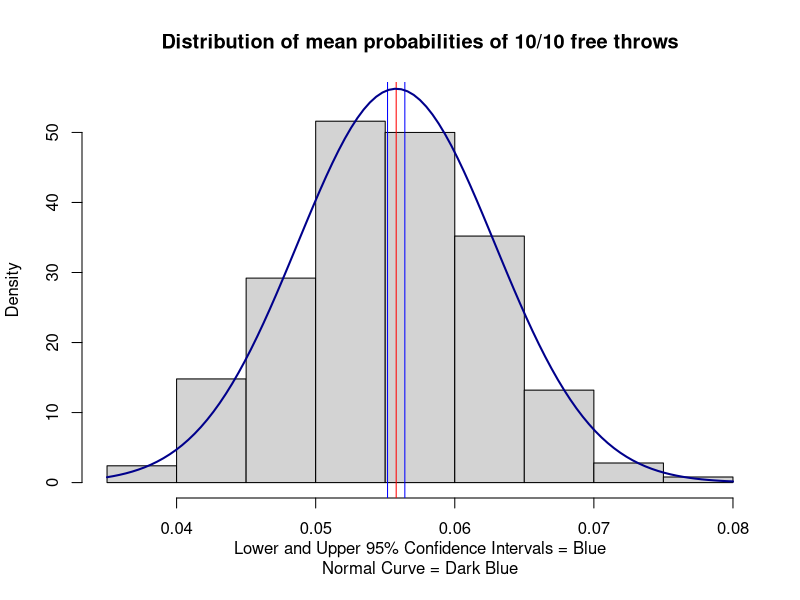
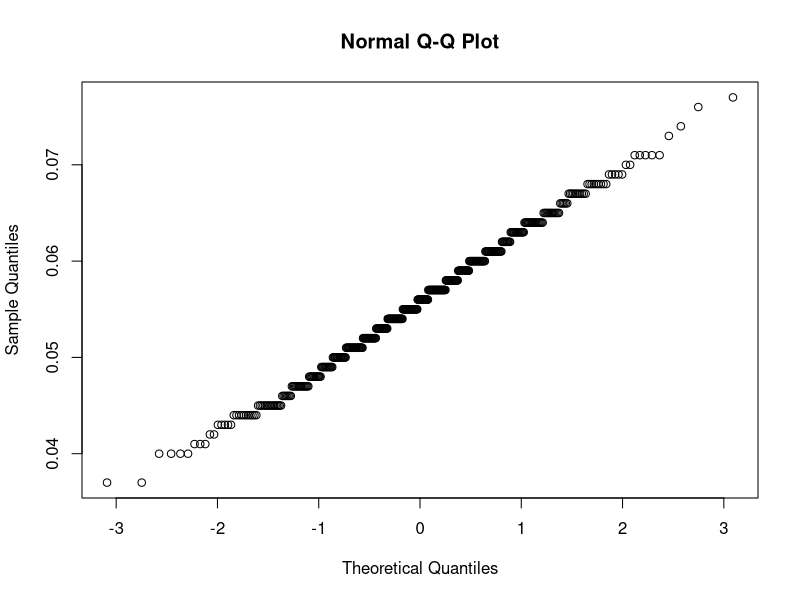

Generate these figures, in order, with R:
## ---- chunk 1
round(dbinom(10, size=10, prob=0.75),3)
## ---- chunk 2
n <- 1000
P_ten_500 <- NULL
for(i in 1:500){
trial <- NULL
for (j in 1:n) {
       trial = rbind(trial,t(as.matrix(rbinom(10,1,0.75))))
    }
trial <- data.frame(trial)
Successes <- apply(trial,1,sum)
Successes <- data.frame(Successes)
Ten_out_of_ten <- ifelse(Successes$Successes == 10, 1,0)
P_Ten_out_of_ten <- sum(Ten_out_of_ten)
options(digits=4)
P_Ten_out_of_ten <- P_Ten_out_of_ten / n
P_Ten_out_of_ten
P_ten_500 <- rbind(P_ten_500,P_Ten_out_of_ten)
}
## ---- chunk 3
row.names(P_ten_500) <- NULL
P_ten_500 <- data.frame(P_ten_500)
## ---- chunk 4
sim_Mean <- mean(P_ten_500$P_ten_500)
sim_Mean
sim_sd <- sd(P_ten_500$P_ten_500)
sim_sd
sim_se <- sim_sd / sqrt(500)
sim_se
qnorm(0.975)
margin_of_error_95 <- qnorm(0.975) * sim_se
margin_of_error_95
Lower_limit = sim_Mean - margin_of_error_95
Lower_limit
Upper_limit = sim_Mean + margin_of_error_95
Upper_limit
CI <- t.test(P_ten_500$P_ten_500, conf.level = 0.95)
CI[[4]][1] # Lower Limit
CI[[4]][2] # Upper Limit
## ---- chunk 5
hist(P_ten_500$P_ten_500, freq = FALSE,xlab = "Lower and Upper 95% Confidence Intervals = Blue\nNormal Curve = Dark Blue",
    main = "Distribution of mean probabilities of 10/10 free throws",
    ylim = c(0,55))
abline(v=sim_Mean, col="red")
abline(v=Lower_limit , col = "blue")
abline(v=Upper_limit, col = "blue")
curve(dnorm(x, mean=sim_Mean, sd=sim_sd), 
          col="darkblue", lwd=2, add=TRUE, yaxt="n")
## ---- chunk 6
shapiro.test(P_ten_500$P_ten_500)
## If P > 0.05 then the null hypothesis that the distribution is normal, is not rejected.
## Quantile-Quantile plot
qqnorm(P_ten_500$P_ten_500)
